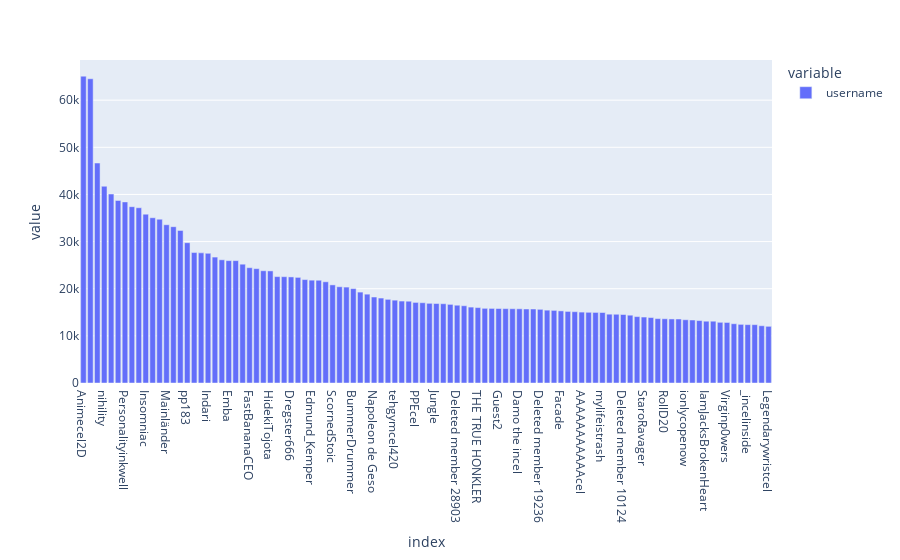

Notebook code for this chart:
### Code cell
pd.options.plotting.backend = 'plotly'
data.username.value_counts()[:100].plot.bar()

### Figure 1 — Plotly figure (JSON) as saved in the notebook; plotly's stock layout.template omitted (floating-point values rounded to 4 significant figures)
{"data": [{"alignmentgroup": "True", "hovertemplate": "variable=username<br>index=%{x}<br>value=%{y}<extra></extra>", "legendgroup": "username", "marker": {"color": "#636efa", "pattern": {"shape": ""}}, "name": "username", "offsetgroup": "username", "orientation": "v", "showlegend": true, "textposition": "auto", "type": "bar", "x": ["Animecel2D", "unsettling", "Diocel", "nihility", "Yerberito", "Cuyen", "Personalityinkwell", "ihaveno1", "RREEEEEEEEE", "Insomniac", "Zettacel", "Blacktarpill", "Mainländer", "FinnCel", "AlexanderTheGreat11", "pp183", "TheSecondComing", "Robtical", "Indari", "your personality", "FullTimeLoser", "Emba", "mNFwTJ3wz9", "Ritalincel", "FastBananaCEO", "Cowcel", "Michael15651", "HidekiTojota", "zangano1", "Kointo", "Dregster666", "WØLF", "Deleted member 15752", "Edmund_Kemper", "ItsOver4cel", "Idotms", "ScornedStoic", "Deleted member 20811", "needsolution", "BummerDrummer", "Dionysus", "schrodingercoper", "Napoleon de Geso", "ThoughtfulCel", "angrycurrycel", "tehgymcel420", "gymletethnicel", "fukmylyf", "PPEcel", "nausea", "Deleted member 21514", "Jungle", "Transcended Trucel", "Incellectual", "Deleted member 28903", "Hate_my_life", "Daydreamincel", "THE TRUE HONKLER", "rightfulcel", "Words2_live_bye", "Guest2", "NEETAndTidy", "Deleted member 16624", "Damo the incel", "Jazavac", "chudur-budur", "Deleted member 19236", "Speedloader", "LastGerman", "Facade", "Haywire", "RemoveNormalfags", "AAAAAAAAAAAcel", "PM_ME_STRIPPERS", "Lookscel", "mylifeistrash", "turbocuckcel_7000", "acnescarcel", "Deleted member 10124", "Deleted member 14866", "BlkPillPres", "StaroRavager", "Weed", "FrothySolutions", "RollD20", "Copexodius Maximus", "SillyTruecel", "ionlycopenow", "Hunter", "Sparrow's Song", "IamJacksBrokenHeart", "2340922", "orchis", "Virginp0wers", "Numb", "The Abyss", "_incelinside", "TheRealChincel", "mental_out", "Legendarywristcel"], "xaxis": "x", "y": [65096, 64547, 46666, 41736, 40084, 38719, 38414, 37405, 37175, 35820, 35063, 34754, 33579, 33162, 32369, 29766, 27673, 27610, 27509, 26714, 26136, 25962, 25961, 25204, 24462, 24260, 23815, 23782, 22571, 22555, 22505, 22406, 21942, 21816, 21800, 21471, 20813, 20419, 20349, 20024, 19284, 18846, 18240, 18021, 17748, 17573, 17384, 17350, 17095, 17031, 16904, 16862, 16818, 16678, 16501, 16390, 16101, 15999, 15841, 15824, 15803, 15776, 15757, 15744, 15700, 15697, 15629, 15454, 15403, 15300, 15185, 15127, 15041, 14998, 14970, 14954, 14600, 14583, 14529, 14384, 14086, 13992, 13884, 13659, 13626, 13588, 13580, 13421, 13363, 13245, 13109, 13108, 12874, 12842, 12574, 12440, 12380, 12375, 12147, 12024], "yaxis": "y"}], "layout": {"autosize": true, "barmode": "relative", "legend": {"title": {"text": "variable"}, "tracegroupgap": 0}, "margin": {"t": 60}, "xaxis": {"anchor": "y", "autorange": true, "domain": [0, 1], "range": [-0.5, 99.5], "title": {"text": "index"}, "type": "category"}, "yaxis": {"anchor": "x", "autorange": true, "domain": [0, 1], "range": [0, 68520.0], "title": {"text": "value"}, "type": "linear"}}}
